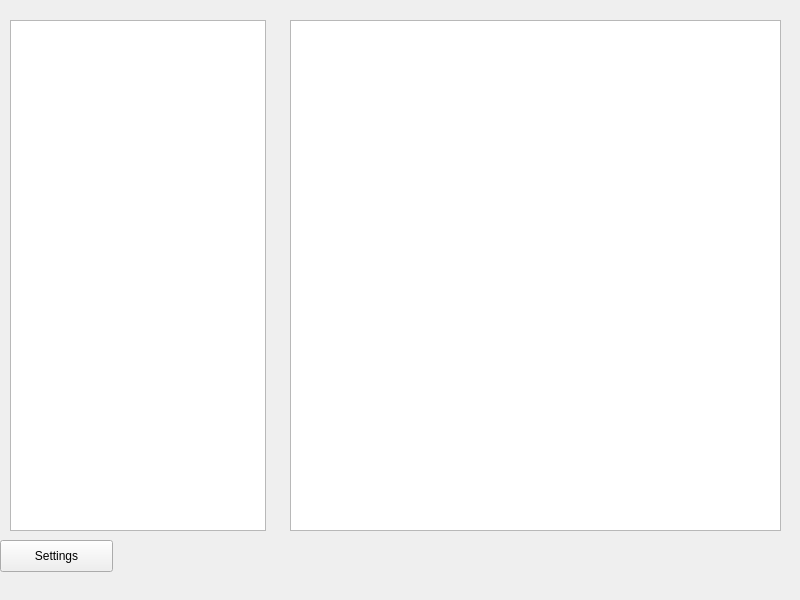
<?xml version="1.0" encoding="UTF-8"?>
<ui version="4.0">
 <class>NotesWindow</class>
 <widget class="QMainWindow" name="NotesWindow">
  <property name="geometry">
   <rect>
    <x>0</x>
    <y>0</y>
    <width>800</width>
    <height>600</height>
   </rect>
  </property>
  <property name="windowTitle">
   <string>MainWindow</string>
  </property>
  <widget class="QWidget" name="centralwidget">
   <widget class="QPushButton" name="settingsButton">
    <property name="geometry">
     <rect>
      <x>0</x>
      <y>540</y>
      <width>113</width>
      <height>32</height>
     </rect>
    </property>
    <property name="text">
     <string>Settings</string>
    </property>
   </widget>
   <widget class="QListWidget" name="notesList">
    <property name="geometry">
     <rect>
      <x>10</x>
      <y>20</y>
      <width>256</width>
      <height>511</height>
     </rect>
    </property>
   </widget>
   <widget class="QTextEdit" name="noteTextEdit">
    <property name="geometry">
     <rect>
      <x>290</x>
      <y>20</y>
      <width>491</width>
      <height>511</height>
     </rect>
    </property>
   </widget>
  </widget>
  <widget class="QMenuBar" name="menubar">
   <property name="geometry">
    <rect>
     <x>0</x>
     <y>0</y>
     <width>800</width>
     <height>22</height>
    </rect>
   </property>
  </widget>
 </widget>
 <resources/>
 <connections/>
</ui>
